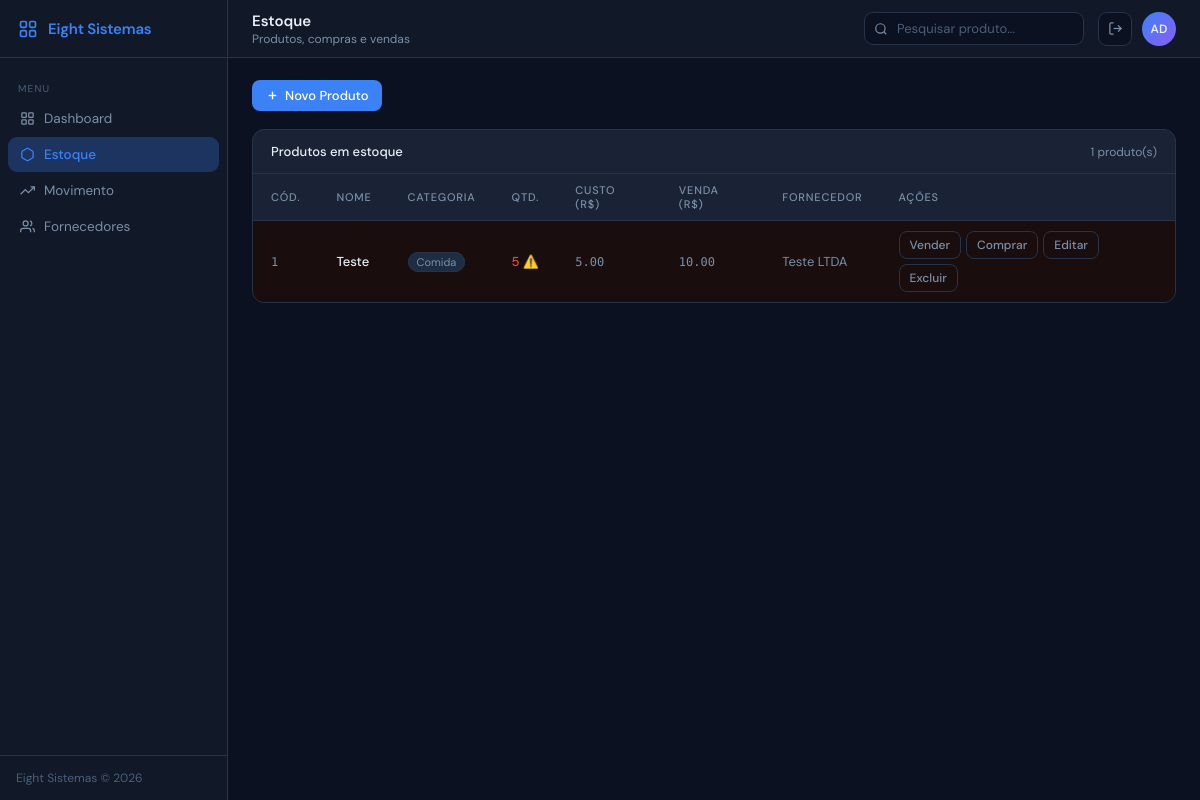
Page /estoque (signed in) on the committed database.
### app.py (models this page shows)
class Produto(db.Model):
    __tablename__ = 'produtos'
    id = db.Column(db.Integer, primary_key=True)
    nome = db.Column(db.String(50))
    categoria = db.Column(db.String(50))
    quantidade = db.Column(db.Integer, default=0)
    estoque_minimo = db.Column(db.Integer, default=5)
    preco_custo = db.Column(db.Numeric(10, 2))
    preco_venda = db.Column(db.Numeric(10, 2))
    fornecedor_id = db.Column(db.Integer, db.ForeignKey('fornecedores.id'))
    descricao = db.Column(db.Text)

class Fornecedor(db.Model):
    __tablename__ = 'fornecedores'
    id = db.Column(db.Integer, primary_key=True)
    nome = db.Column(db.String(100), nullable=False)
    contato = db.Column(db.String(50))
    email = db.Column(db.String(100))
    cnpj = db.Column(db.String(18))
    localizacao = db.Column(db.String(200))
    produtos = db.relationship('Produto', backref='fornecedor', lazy=True)

### app.py (the view)
@app.route('/estoque')
@login_required
def estoque():
    produtos_db = Produto.query.all()
    fornecedores_db = Fornecedor.query.all()
    lista_para_exibir = []
    for p in produtos_db:
        forn = Fornecedor.query.get(p.fornecedor_id)
        lista_para_exibir.append({
            "id": p.id,
            "nome": p.nome,
            "quantidade": p.quantidade,
            "preco_venda": p.preco_venda,
            "preco_custo": p.preco_custo,
            "fornecedor_nome": forn.nome if forn else "Sem Fornecedor",
            "fornecedor_id": p.fornecedor_id,
            "categoria": p.categoria,
            "estoque_minimo": p.estoque_minimo,
        })
    return render_template('estoque.html', produtos=lista_para_exibir, fornecedores=fornecedores_db)

### app.py (called while the page is built)
def login_required(f):
    @wraps(f)
    def decorated(*args, **kwargs):
        if 'usuario_id' not in session:
            return redirect(url_for('login'))
        return f(*args, **kwargs)
    return decorated

### templates/estoque.html (shortened to what this page needs)
{% extends "base.html" %}
{% block nav_estoque %}active{% endblock %}
{% block page_title %}Estoque{% endblock %}
{% block page_sub %}Produtos, compras e vendas{% endblock %}
{% block topbar_extra %}
<div class="search-wrap">
  <input type="text" id="inputPesquisa" onkeyup="filtrarProdutos()" placeholder="Pesquisar produto...">
</div>
{% endblock %}
{% block content %}
<div style="display:flex;gap:8px;flex-wrap:wrap;">
  <button class="btn btn-blue" onclick="abrirSomente('form-compra')">
    <svg viewBox="0 0 24 24" fill="none" stroke="currentColor" stroke-width="2.5"><line x1="12" y1="5" x2="12" y2="19"/><line x1="5" y1="12" x2="19" y2="12"/></svg>
    Novo Produto
  </button>
</div>
<div class="tcard">
  <div class="tcard-header">
    <span class="tcard-title">Produtos em estoque</span>
    <span class="text-muted" style="font-size:12px;">{{ produtos|length }} produto(s)</span>
  </div>
  {% if produtos %}
  <table>
    <thead>
      <tr>
        <th>Cód.</th>
        <th>Nome</th>
        <th>Categoria</th>
        <th>Qtd.</th>
        <th>Custo (R$)</th>
        <th>Venda (R$)</th>
        <th>Fornecedor</th>
        <th>Ações</th>
      </tr>
    </thead>
    <tbody>
      {% for p in produtos %}
      <tr {% if p.quantidade <= p.estoque_minimo %}style="background:#1a0d0d"{% endif %}>
        <td class="mono">{{ p.id }}</td>
        <td class="fw500">{{ p.nome }}</td>
        <td>
          <span style="font-size:11px;background:var(--card2);border:1px solid var(--border);padding:2px 8px;border-radius:99px;color:var(--muted);">
            {{ p.categoria if p.categoria else '—' }}
          </span>
        </td>
        <td class="{{ 'text-red fw500' if p.quantidade <= p.estoque_minimo else 'text-green' }}">
          {{ p.quantidade }}{% if p.quantidade <= p.estoque_minimo %} ⚠️{% endif %}
        </td>
        <td class="mono">{{ "%.2f"|format(p.preco_custo|float) if p.preco_custo else '—' }}</td>
        <td class="mono">{{ "%.2f"|format(p.preco_venda|float) if p.preco_venda else '—' }}</td>
        <td class="text-muted">{{ p.fornecedor_nome }}</td>
        <td>
          <div style="display:flex;gap:5px;flex-wrap:wrap;">
            <button class="btn btn-ghost btn-sm"
                    onclick="prepararVenda('{{ p.id }}','{{ p.nome }}')">Vender</button>
            <button class="btn btn-ghost btn-sm"
                    onclick="prepararReposicao('{{ p.id }}','{{ p.nome }}')">Comprar</button>
            <button class="btn btn-ghost btn-sm"
                    onclick="prepararEdicao('{{ p.id }}','{{ p.nome }}','{{ p.categoria }}','{{ p.quantidade }}','{{ p.preco_venda }}','{{ p.preco_custo }}','{{ p.fornecedor_id }}')">Editar</button>
            <a class="btn btn-danger btn-sm"
               href="{{ url_for('excluir_produto', id=p.id) }}"
               onclick="return confirm('Excluir {{ p.nome }}?')">Excluir</a>
          </div>
        </td>
      </tr>
      {% endfor %}
    </tbody>
  </table>
  {% else %}
  <div class="empty-state">
    <svg viewBox="0 0 24 24" fill="none" stroke="currentColor" stroke-width="1.5"><path d="M21 16V8a2 2 0 0 0-1-1.73l-7-4a2 2 0 0 0-2 0l-7 4A2 2 0 0 0 3 8v8a2 2 0 0 0 1 1.73l7 4a2 2 0 0 0 2 0l7-4A2 2 0 0 0 21 16z"/></svg>
    Nenhum produto cadastrado ainda.
  </div>
  {% endif %}
</div>
{% endblock %}

### templates/base.html (style rules this page uses)
*, *::before, *::after { margin: 0; padding: 0; box-sizing: border-box; }
:root { --bg: #0B1120; --surface: #111827; --card: #1A2235; --card2: #1F2D42; --border: #263348; --border2: #2E3D55; --blue: #3B82F6; --blue-dim: #1D3461; --red: #EF4444; --red-dim: #2D1515; --green: #10B981; --green-dim:#0C2118; --amber: #F59E0B; --amber-dim:#2A1F08; --purple: #8B5CF6; --text: #E8EFF8; --muted: #7A8FA8; --muted2: #4A5F7A; --sidebar-w: 228px; --header-h: 58px; --radius: 12px; --font: 'DM Sans', sans-serif; --mono: 'DM Mono', monospace; }
body { font-family: var(--font); background: var(--bg); color: var(--text); font-size: 14px; min-height: 100vh; }
.search-wrap { position: relative; }
.search-wrap input { background: var(--bg); border: 1px solid var(--border); border-radius: 9px; padding: 7px 12px 7px 32px; color: var(--text); font-size: 13px; font-family: var(--font); outline: none; width: 220px; transition: border-color 0.15s, width 0.2s; }
.search-wrap input::placeholder { color: var(--muted2); }
.tcard { background: var(--card); border: 1px solid var(--border); border-radius: var(--radius); overflow: hidden; }
.tcard-header { padding: 13px 18px; border-bottom: 1px solid var(--border); display: flex; align-items: center; justify-content: space-between; gap: 12px; }
.tcard-title { font-size: 13px; font-weight: 500; }
table { width: 100%; border-collapse: collapse; }
thead th { font-size: 11px; color: var(--muted); text-transform: uppercase; letter-spacing: .8px; padding: 9px 18px; text-align: left; border-bottom: 1px solid var(--border); font-weight: 500; }
tbody tr { transition: background 0.1s; }
tbody td { padding: 10px 18px; font-size: 13px; border-bottom: 1px solid #1a2535; }
tbody tr:last-child td { border-bottom: none; }
.btn { display: inline-flex; align-items: center; gap: 6px; padding: 7px 14px; border-radius: 8px; font-size: 13px; font-weight: 500; font-family: var(--font); cursor: pointer; transition: opacity 0.15s, background 0.15s; border: none; text-decoration: none; }
.btn svg { width: 13px; height: 13px; }
.btn-blue { background: var(--blue); color: #fff; }
.btn-ghost { background: transparent; border: 1px solid var(--border); color: var(--muted); }
.btn-danger { background: transparent; border: 1px solid var(--border); color: var(--muted); }
.btn-sm { padding: 5px 10px; font-size: 12px; }
.mono { font-family: var(--mono); font-size: 12px; color: var(--muted); }
.text-red { color: var(--red); }
.text-muted { color: var(--muted); }
.fw500 { font-weight: 500; }

### rows in the picture
Produto: nome "Teste", categoria "Comida", preco_custo "5.00", preco_venda "10.00"
Fornecedor: fornecedor_nome "Teste LTDA"

### other values in the picture
{{ session.get('usuario_nome', 'US')[:2].upper() }} "AD"
{{ produtos|length }} "1"
{{ p.id }} "1"
{{ p.quantidade }} "5"
